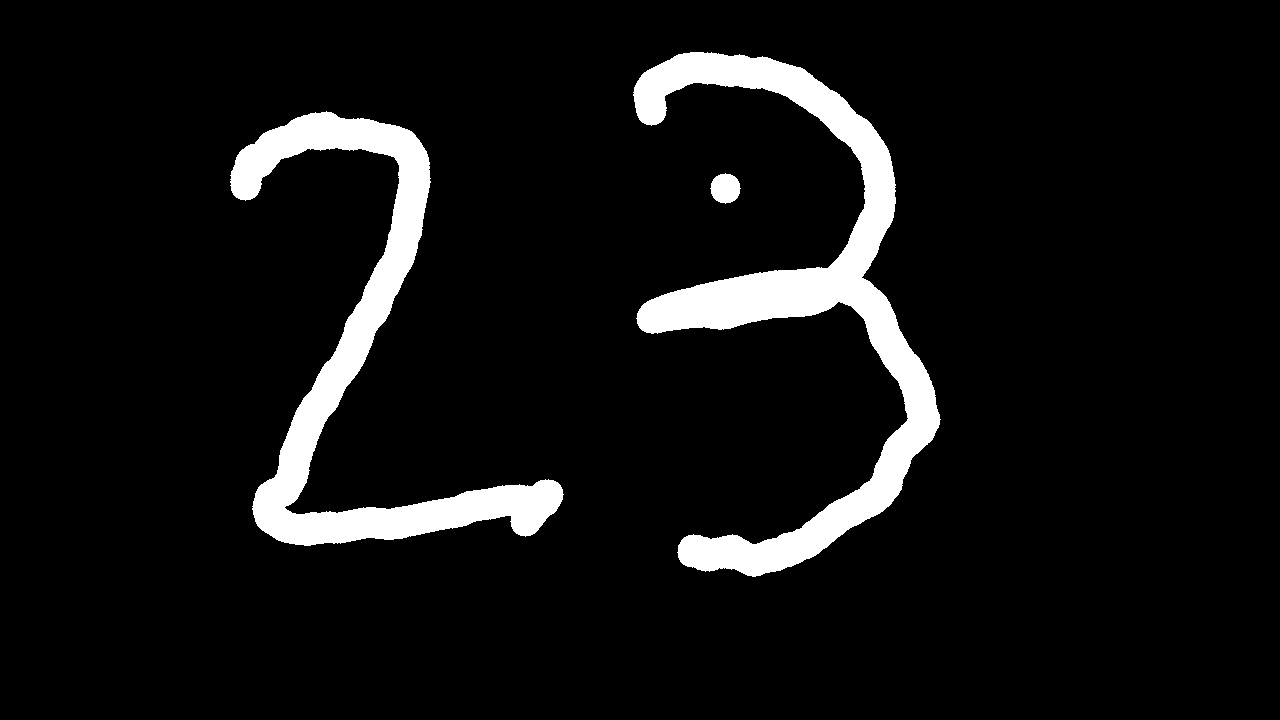
#> input picture image/input.jpg, 1280 x 720 px
$ python convert.py
#> lines starting #> are read from the running program, lines starting #| are printed output that depends on the picture
from PIL import Image

def convert():
    # 读取图片文件
    img = Image.open("image/input.jpg")
#> img is the input picture: PIL image 1280x720 RGB; min 0, max 255, mean 18.5

    # 压缩图片到指定大小
    new_size = (370, 250)
    img = img.resize(new_size)
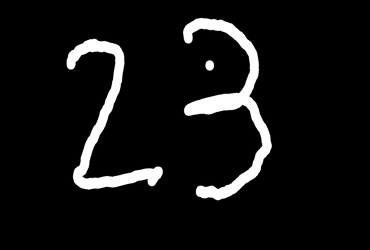
#> img: PIL image 370x250 RGB; min 0, max 255, mean 18.5

    # 获取图片的像素矩阵
    pixels = img.load()

    # 遍历所有像素点，将每个像素点的RGB值进行反色处理
    for i in range(img.size[0]):
        for j in range(img.size[1]):
            # 获取当前像素点的RGB值
            r, g, b = pixels[i, j]
            # 反色处理
            pixels[i, j] = (255 - r, 255 - g, 255 - b)

    # 保存修改后的图片
    img.save("image/output.png")
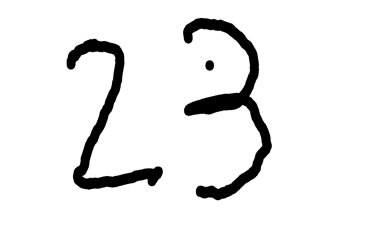
#> saved as output.png: PIL image 370x250 RGB; min 0, max 255, mean 236.5

if __name__ == '__main__':
    convert()
